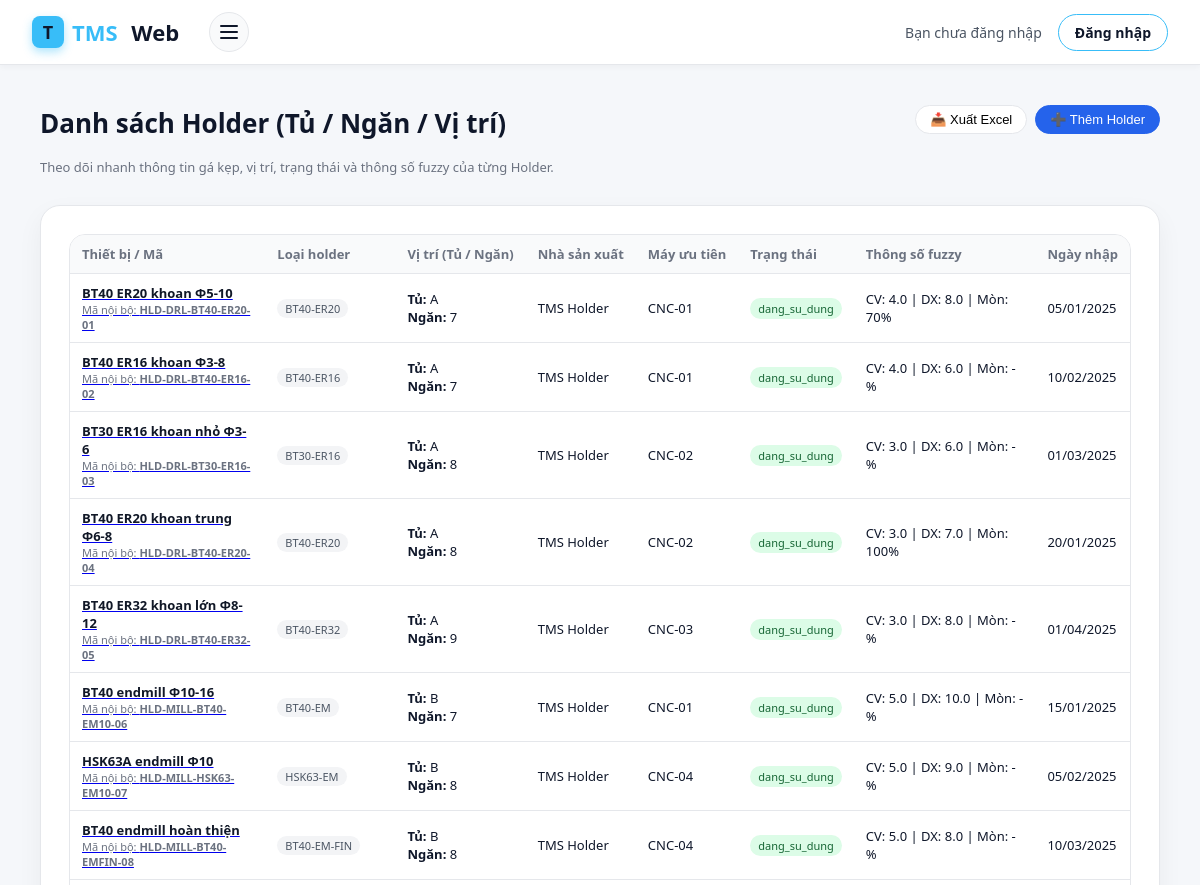
/holder/holders-list/ (upper part), run on an earlier commit of the app's database.
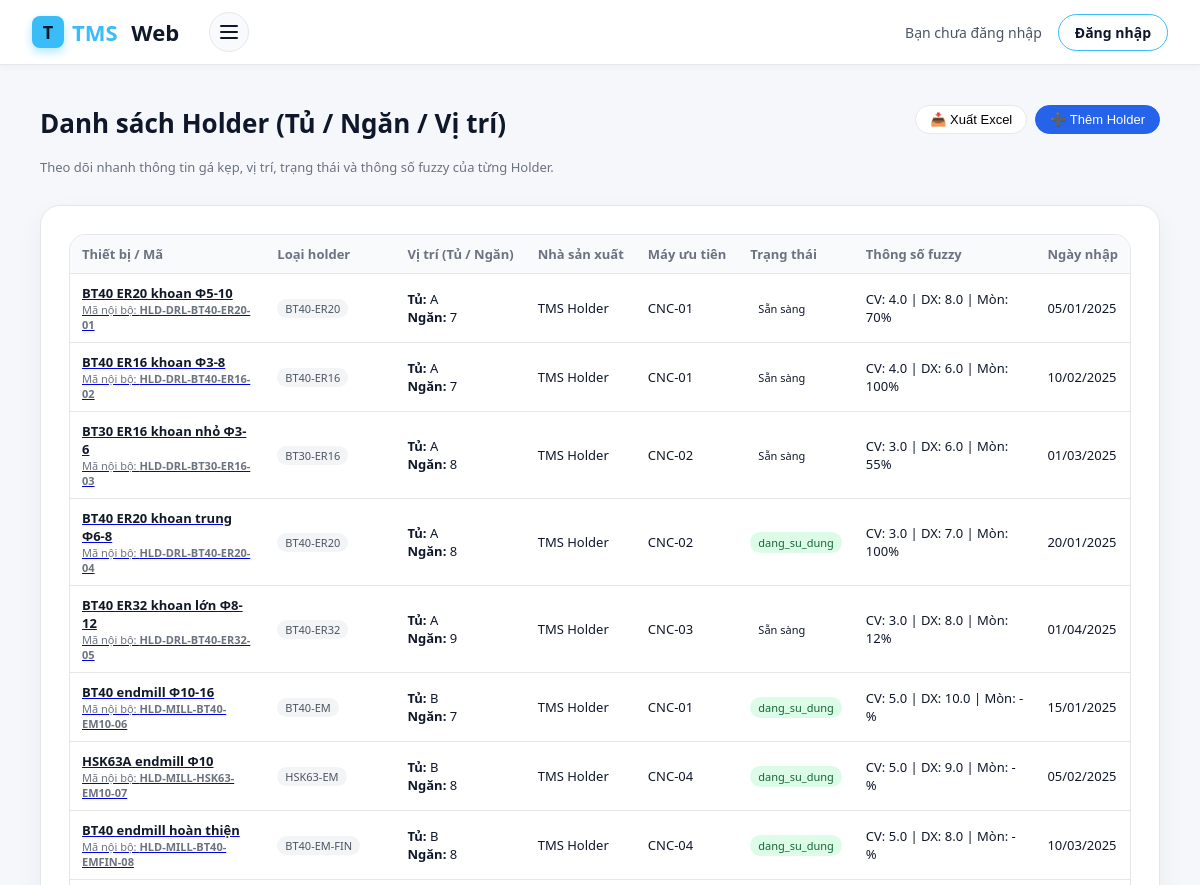
And on a later commit of the database.
### holder/models.py (models this page shows, shortened)
class Holder(models.Model):
    ten_thiet_bi = models.CharField(max_length=200)
    nhom_thiet_bi = models.CharField(max_length=100)
    ma_noi_bo = models.CharField(max_length=50, unique=True)
    ma_nha_sx = models.CharField(max_length=100)
    loai_holder = models.CharField(max_length=100, blank=True, null=True)
    so_serial = models.CharField(max_length=100, blank=True, null=True)
    rfid = models.CharField(
    max_length=32,
    unique=True,
    blank=True,
    null=True,
    db_index=True,
    validators=[
        RegexValidator(
            regex=r"^[0-9A-Fa-f]+$",
            message="RFID chỉ gồm ký tự HEX (0-9, A-F).",
        )
    ],
    help_text="Mã RFID của holder (UID tag), ví dụ: A1B2C3D4",
)
    nha_san_xuat = models.CharField(max_length=100, blank=True, null=True)
    nha_cung_cap = models.CharField(max_length=150, blank=True, null=True)
    nguoi_quan_ly = models.CharField(max_length=100, blank=True, null=True)
    TRANG_THAI_CHOICES = [
        ("san_sang", "Sẵn sàng"),
        ("dang_duoc_muon", "Đang được mượn"),
        ("dang_bao_tri", "Đang bảo trì"),
        ("ngung_su_dung", "Ngừng sử dụng"),
    ]
    trang_thai_tai_san = models.CharField(
        max_length=20,
        choices=TRANG_THAI_CHOICES,
        default="san_sang",
    )
    chuan_ga = models.CharField(max_length=50, blank=True, null=True)
    loai_kep = models.CharField(max_length=50, blank=True, null=True)
    chieu_dai_lam_viec = models.DecimalField(
        max_digits=6, decimal_places=2, blank=True, null=True
    )
    duong_kinh_kep_max = models.DecimalField(
        max_digits=6, decimal_places=2, blank=True, null=True
    )
    tu = models.CharField(max_length=50, blank=True, null=True)
    ngan = models.CharField(max_length=50, blank=True, null=True)
    may_uu_tien = models.CharField(max_length=200, blank=True, null=True)
    ngay_nhap_kho = models.DateField(blank=True, null=True)
    gia_tri_mua = models.BigIntegerField(blank=True, null=True)
    chu_ky_kiem_tra = models.CharField(max_length=100, blank=True, null=True)
    lan_kiem_tra_gan_nhat = models.DateField(blank=True, null=True)
    so_lan_ga_thao = models.IntegerField(blank=True, null=True)
    danh_gia_gan_nhat = models.TextField(blank=True, null=True)
    cv = models.DecimalField(  # Độ cứng vững
        max_digits=4, decimal_places=1, blank=True, null=True
    )
    dx = models.DecimalField(  # Độ chính xác gá kẹp
        max_digits=4, decimal_places=1, blank=True, null=True
    )
    mon = models.IntegerField(blank=True, null=True)  # % mòn
    tan_suat = models.IntegerField(blank=True, null=True)  # lần/tháng
    ld = models.DecimalField(  # chiều dài nhô dao
        max_digits=6, decimal_places=2, blank=True, null=True
    )
    ket_luan_fuzzy = models.TextField(blank=True, null=True)
    tool_khuyen_dung = models.ManyToManyField(
        'tool.tool',          # hoặc 'Tool' nếu cùng app
        blank=True,
        related_name='holders_khuyen_dung',
        help_text="Các tool tương thích & khuyên dùng với holder này"
    )
    ma_nhom_tuong_thich = models.CharField(
        max_length=50,
        blank=True,
        null=True,
        help_text="Nếu 2 holder có cùng mã này thì coi như tương thích / thay thế cho nhau"
    )
    created_at = models.DateTimeField(auto_now_add=True)

### holder/views.py (the view)
# urls.py: path("holders-list/", views.holder_list, name="holder_list"),  # <--- thêm dòng này
def holder_list(request):
    holders = Holder.objects.all()
    return render(request, "holder_list.html", {"holders": holders})

### templates/holder_list.html (shortened to what this page needs)
{% extends "base.html" %}
{% block content %}
<div class="holder-page">
  <div class="holder-header">
    <div class="holder-header-left">
      <div class="holder-title">Danh sách Holder (Tủ / Ngăn / Vị trí)</div>
      <p class="holder-sub">
        Theo dõi nhanh thông tin gá kẹp, vị trí, trạng thái và thông số fuzzy của từng Holder.
      </p>
    </div>
    <div class="holder-header-actions">
      <button class="btn-outline-sm" type="button">
        📥 Xuất Excel
      </button>
      <button class="btn-primary-sm" type="button">
        ➕ Thêm Holder
      </button>
    </div>
  </div>
  <div class="holder-card">
    <div class="holder-table-wrapper">
      <table class="holder-table">
        <thead>
          <tr>
            <th>Thiết bị / Mã</th>
            <th>Loại holder</th>
            <th>Vị trí (Tủ / Ngăn)</th>
            <th>Nhà sản xuất</th>
            <th>Máy ưu tiên</th>
            <th>Trạng thái</th>
            <th>Thông số fuzzy</th>
            <th>Ngày nhập</th>
          </tr>
        </thead>
        <tbody>
  {% for h in holders %}
            <tr class="table-row-clickable">
              <td>
                <a href="{% url 'holder:holder_detail' h.id %}" class="row-main-link">
                  <div class="holder-name">{{ h.ten_thiet_bi }}</div>
                  <div class="holder-name-sub">
                    Mã nội bộ: <strong>{{ h.ma_noi_bo }}</strong>
                  </div>
                </a>
              </td>
              <td>
                {% if h.loai_holder %}
                  <span class="pill-small">{{ h.loai_holder }}</span>
                {% else %}
                  <span class="text-muted">Không rõ</span>
                {% endif %}
              </td>
              <td>
                <div><strong>Tủ:</strong> {{ h.tu|default:"-" }}</div>
                <div><strong>Ngăn:</strong> {{ h.ngan|default:"-" }}</div>
              </td>
              <td>{{ h.nha_san_xuat|default:"-" }}</td>
              <td>{{ h.may_uu_tien|default:"-" }}</td>
              <td>
                {% if h.trang_thai_tai_san %}
                  <span class="status-badge status-{{ h.trang_thai_tai_san }}">
                    {{ h.get_trang_thai_tai_san_display }}
                  </span>
                {% else %}
                  <span class="text-muted">Chưa đặt</span>
                {% endif %}
              </td>
              <td>
                CV: {{ h.cv|default:"-" }} |
                DX: {{ h.dx|default:"-" }} |
                Mòn: {{ h.mon|default:"-" }}%
              </td>
              <td>
                {% if h.ngay_nhap_kho %}
                  {{ h.ngay_nhap_kho|date:"d/m/Y" }}
                {% else %}
                  <span class="text-muted">-</span>
                {% endif %}
              </td>
            </tr>
            {% empty %}
            <tr>
              <td colspan="8" style="text-align:center;color:#9ca3af;padding:16px;">
                Chưa có Holder nào trong hệ thống.
              </td>
            </tr>
            {% endfor %}
          </tbody>
      </table>
    </div>
  </div>
</div>
{% endblock %}

What changed in the data, as far as the page shows it:
changed Holder "BT40 ER20 khoan Φ5-10": trang_thai_tai_san "dang_su_dung" → "Sẵn sàng"
changed Holder "BT40 ER16 khoan Φ3-8": trang_thai_tai_san "dang_su_dung" → "Sẵn sàng"; mon "-" → "100"
changed Holder "BT30 ER16 khoan nhỏ Φ3-6": trang_thai_tai_san "dang_su_dung" → "Sẵn sàng"; mon "-" → "55"
changed Holder "BT40 ER32 khoan lớn Φ8-12": trang_thai_tai_san "dang_su_dung" → "Sẵn sàng"; mon "-" → "12"
